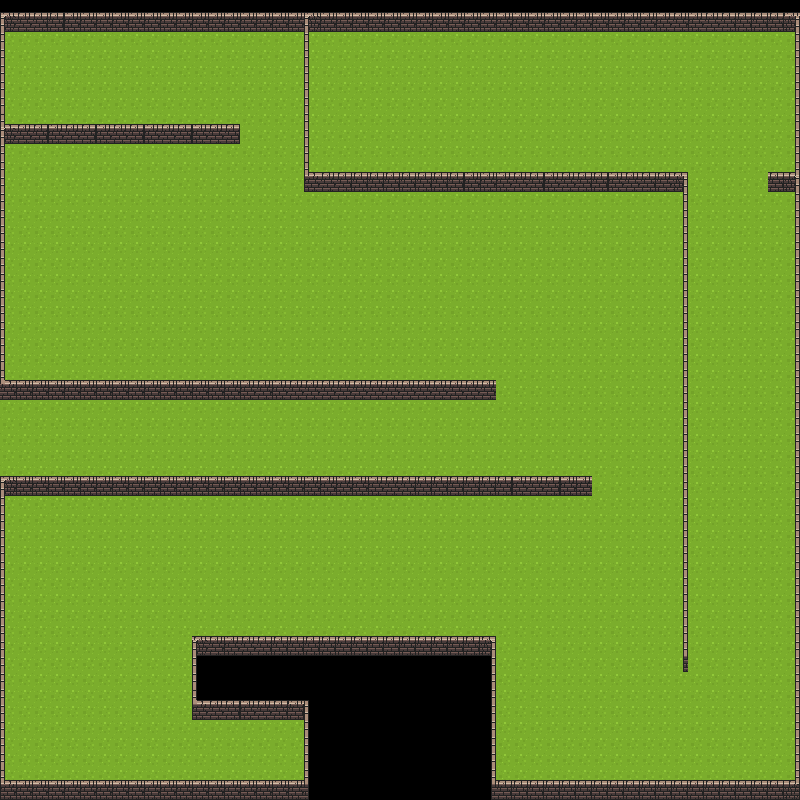

Rendered tile map (Tiled .tmx) drawn with the repository's tilesets; below, a short description and the map source with its tile grids summarised:
An orthogonal 50x50 tile map with 16x16 px tiles, 2 tile layers (Ground, Walls), 2 tilesets.

<map version="1.5" tiledversion="1.6.0" orientation="orthogonal" renderorder="right-down" width="50" height="50" tilewidth="16" tileheight="16" infinite="0" nextlayerid="3" nextobjectid="1">
 <tileset firstgid="1" name="green" tilewidth="16" tileheight="16" spacing="1" tilecount="1767" columns="57">
  <image source="../public/tiles/grass_tiles.png" width="968" height="526" />
 </tileset>
 <tileset firstgid="1768" name="dungeon" tilewidth="16" tileheight="16" tilecount="1024" columns="32">
  <image source="../public/tiles/dungeon_tiles.png" width="512" height="512" />
  <tile id="0">
   <properties>
    <property name="collides" type="bool" value="true" />
   </properties>
  </tile>
  <tile id="1">
   <properties>
    <property name="collides" type="bool" value="true" />
   </properties>
  </tile>
  <tile id="2">
   <properties>
    <property name="collides" type="bool" value="true" />
   </properties>
  </tile>
  <tile id="3">
   <properties>
    <property name="collides" type="bool" value="true" />
   </properties>
  </tile>
  <tile id="4">
   <properties>
    <property name="collides" type="bool" value="true" />
   </properties>
  </tile>
  <tile id="5">
   <properties>
    <property name="collides" type="bool" value="true" />
   </properties>
  </tile>
  <tile id="6">
   <properties>
    <property name="collides" type="bool" value="true" />
   </properties>
  </tile>
  <tile id="32">
   <properties>
    <property name="collides" type="bool" value="true" />
   </properties>
  </tile>
  <tile id="33">
   <properties>
    <property name="collides" type="bool" value="true" />
   </properties>
  </tile>
  <tile id="34">
   <properties>
    <property name="collides" type="bool" value="true" />
   </properties>
  </tile>
  <tile id="35">
   <properties>
    <property name="collides" type="bool" value="true" />
   </properties>
  </tile>
  <tile id="36">
   <properties>
    <property name="collides" type="bool" value="true" />
   </properties>
  </tile>
  <tile id="37">
   <properties>
    <property name="collides" type="bool" value="true" />
   </properties>
  </tile>
  <tile id="38">
   <properties>
    <property name="collides" type="bool" value="true" />
   </properties>
  </tile>
  <tile id="64">
   <properties>
    <property name="collides" type="bool" value="true" />
   </properties>
  </tile>
  <tile id="65">
   <properties>
    <property name="collides" type="bool" value="true" />
   </properties>
  </tile>
  <tile id="66">
   <properties>
    <property name="collides" type="bool" value="true" />
   </properties>
  </tile>
  <tile id="67">
   <properties>
    <property name="collides" type="bool" value="true" />
   </properties>
  </tile>
  <tile id="68">
   <properties>
    <property name="collides" type="bool" value="true" />
   </properties>
  </tile>
  <tile id="69">
   <properties>
    <property name="collides" type="bool" value="true" />
   </properties>
  </tile>
  <tile id="70">
   <properties>
    <property name="collides" type="bool" value="true" />
   </properties>
  </tile>
  <tile id="96">
   <properties>
    <property name="collides" type="bool" value="true" />
   </properties>
  </tile>
  <tile id="97">
   <properties>
    <property name="collides" type="bool" value="true" />
   </properties>
  </tile>
  <tile id="98">
   <properties>
    <property name="collides" type="bool" value="true" />
   </properties>
  </tile>
  <tile id="99">
   <properties>
    <property name="collides" type="bool" value="true" />
   </properties>
  </tile>
  <tile id="100">
   <properties>
    <property name="collides" type="bool" value="true" />
   </properties>
  </tile>
  <tile id="101">
   <properties>
    <property name="collides" type="bool" value="true" />
   </properties>
  </tile>
  <tile id="102">
   <properties>
    <property name="collides" type="bool" value="true" />
   </properties>
  </tile>
  <tile id="128">
   <properties>
    <property name="collides" type="bool" value="true" />
   </properties>
  </tile>
  <tile id="129">
   <properties>
    <property name="collides" type="bool" value="true" />
   </properties>
  </tile>
  <tile id="130">
   <properties>
    <property name="collides" type="bool" value="true" />
   </properties>
  </tile>
  <tile id="131">
   <properties>
    <property name="collides" type="bool" value="true" />
   </properties>
  </tile>
  <tile id="132">
   <properties>
    <property name="collides" type="bool" value="true" />
   </properties>
  </tile>
  <tile id="133">
   <properties>
    <property name="collides" type="bool" value="true" />
   </properties>
  </tile>
  <tile id="134">
   <properties>
    <property name="collides" type="bool" value="true" />
   </properties>
  </tile>
  <tile id="160">
   <properties>
    <property name="collides" type="bool" value="true" />
   </properties>
  </tile>
  <tile id="161">
   <properties>
    <property name="collides" type="bool" value="true" />
   </properties>
  </tile>
  <tile id="162">
   <properties>
    <property name="collides" type="bool" value="true" />
   </properties>
  </tile>
  <tile id="163">
   <properties>
    <property name="collides" type="bool" value="true" />
   </properties>
  </tile>
  <tile id="164">
   <properties>
    <property name="collides" type="bool" value="true" />
   </properties>
  </tile>
  <tile id="165">
   <properties>
    <property name="collides" type="bool" value="true" />
   </properties>
  </tile>
  <tile id="166">
   <properties>
    <property name="collides" type="bool" value="true" />
   </properties>
  </tile>
  <tile id="192">
   <properties>
    <property name="collides" type="bool" value="true" />
   </properties>
  </tile>
  <tile id="193">
   <properties>
    <property name="collides" type="bool" value="true" />
   </properties>
  </tile>
  <tile id="194">
   <properties>
    <property name="collides" type="bool" value="true" />
   </properties>
  </tile>
  <tile id="195">
   <properties>
    <property name="collides" type="bool" value="true" />
   </properties>
  </tile>
  <tile id="196">
   <properties>
    <property name="collides" type="bool" value="true" />
   </properties>
  </tile>
  <tile id="197">
   <properties>
    <property name="collides" type="bool" value="true" />
   </properties>
  </tile>
  <tile id="198">
   <properties>
    <property name="collides" type="bool" value="true" />
   </properties>
  </tile>
  <tile id="224">
   <properties>
    <property name="collides" type="bool" value="true" />
   </properties>
  </tile>
  <tile id="225">
   <properties>
    <property name="collides" type="bool" value="true" />
   </properties>
  </tile>
  <tile id="226">
   <properties>
    <property name="collides" type="bool" value="true" />
   </properties>
  </tile>
  <tile id="227">
   <properties>
    <property name="collides" type="bool" value="true" />
   </properties>
  </tile>
  <tile id="228">
   <properties>
    <property name="collides" type="bool" value="true" />
   </properties>
  </tile>
  <tile id="229">
   <properties>
    <property name="collides" type="bool" value="true" />
   </properties>
  </tile>
  <tile id="230">
   <properties>
    <property name="collides" type="bool" value="true" />
   </properties>
  </tile>
  <tile id="256">
   <properties>
    <property name="collides" type="bool" value="true" />
   </properties>
  </tile>
  <tile id="257">
   <properties>
    <property name="collides" type="bool" value="true" />
   </properties>
  </tile>
  <tile id="258">
   <properties>
    <property name="collides" type="bool" value="true" />
   </properties>
  </tile>
  <tile id="259">
   <properties>
    <property name="collides" type="bool" value="true" />
   </properties>
  </tile>
  <tile id="260">
   <properties>
    <property name="collides" type="bool" value="true" />
   </properties>
  </tile>
  <tile id="261">
   <properties>
    <property name="collides" type="bool" value="true" />
   </properties>
  </tile>
  <tile id="262">
   <properties>
    <property name="collides" type="bool" value="true" />
   </properties>
  </tile>
  <tile id="288">
   <properties>
    <property name="collides" type="bool" value="true" />
   </properties>
  </tile>
  <tile id="289">
   <properties>
    <property name="collides" type="bool" value="true" />
   </properties>
  </tile>
  <tile id="290">
   <properties>
    <property name="collides" type="bool" value="true" />
   </properties>
  </tile>
  <tile id="291">
   <properties>
    <property name="collides" type="bool" value="true" />
   </properties>
  </tile>
  <tile id="292">
   <properties>
    <property name="collides" type="bool" value="true" />
   </properties>
  </tile>
  <tile id="293">
   <properties>
    <property name="collides" type="bool" value="true" />
   </properties>
  </tile>
  <tile id="294">
   <properties>
    <property name="collides" type="bool" value="true" />
   </properties>
  </tile>
  <tile id="320">
   <properties>
    <property name="collides" type="bool" value="true" />
   </properties>
  </tile>
  <tile id="321">
   <properties>
    <property name="collides" type="bool" value="true" />
   </properties>
  </tile>
  <tile id="322">
   <properties>
    <property name="collides" type="bool" value="true" />
   </properties>
  </tile>
  <tile id="323">
   <properties>
    <property name="collides" type="bool" value="true" />
   </properties>
  </tile>
  <tile id="324">
   <properties>
    <property name="collides" type="bool" value="true" />
   </properties>
  </tile>
  <tile id="325">
   <properties>
    <property name="collides" type="bool" value="true" />
   </properties>
  </tile>
  <tile id="326">
   <properties>
    <property name="collides" type="bool" value="true" />
   </properties>
  </tile>
  <tile id="352">
   <properties>
    <property name="collides" type="bool" value="true" />
   </properties>
  </tile>
  <tile id="353">
   <properties>
    <property name="collides" type="bool" value="true" />
   </properties>
  </tile>
  <tile id="354">
   <properties>
    <property name="collides" type="bool" value="true" />
   </properties>
  </tile>
  <tile id="355">
   <properties>
    <property name="collides" type="bool" value="true" />
   </properties>
  </tile>
  <tile id="356">
   <properties>
    <property name="collides" type="bool" value="true" />
   </properties>
  </tile>
  <tile id="357">
   <properties>
    <property name="collides" type="bool" value="true" />
   </properties>
  </tile>
  <tile id="358">
   <properties>
    <property name="collides" type="bool" value="true" />
   </properties>
  </tile>
  <tile id="384">
   <properties>
    <property name="collides" type="bool" value="true" />
   </properties>
  </tile>
  <tile id="385">
   <properties>
    <property name="collides" type="bool" value="true" />
   </properties>
  </tile>
  <tile id="386">
   <properties>
    <property name="collides" type="bool" value="true" />
   </properties>
  </tile>
  <tile id="387">
   <properties>
    <property name="collides" type="bool" value="true" />
   </properties>
  </tile>
  <tile id="388">
   <properties>
    <property name="collides" type="bool" value="true" />
   </properties>
  </tile>
  <tile id="389">
   <properties>
    <property name="collides" type="bool" value="true" />
   </properties>
  </tile>
  <tile id="390">
   <properties>
    <property name="collides" type="bool" value="true" />
   </properties>
  </tile>
 </tileset>
 <layer id="2" name="Ground" width="50" height="50">
  <data>[2500 cells, 2257 non-empty, 1 distinct tile ids]</data>
 </layer>
 <layer id="1" name="Walls" width="50" height="50">
  <data>[2500 cells, 582 non-empty, 18 distinct tile ids]</data>
 </layer>
</map>
